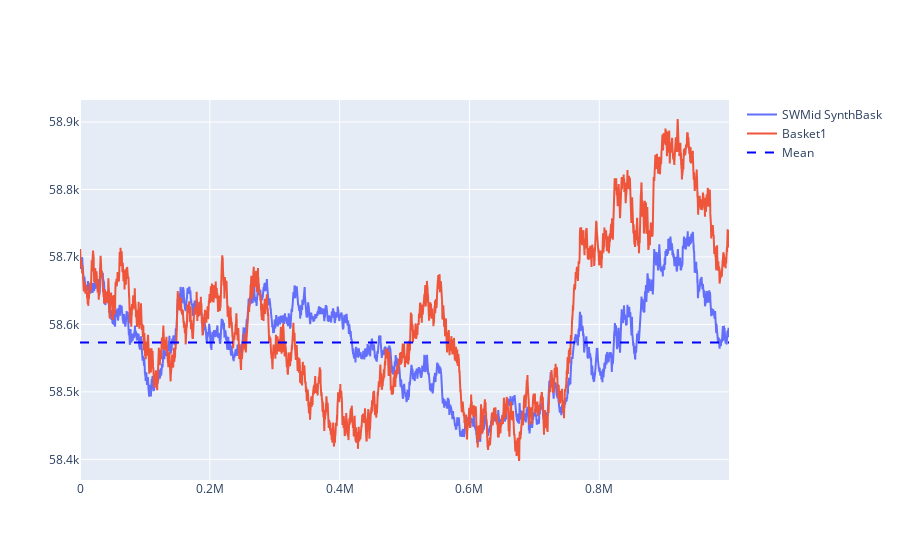

The cell this chart's notebook holds for it:
### Code cell


### Figure 1 — Plotly figure (JSON) as saved in the notebook; plotly's stock layout.template omitted (floating-point values rounded to 4 significant figures; data arrays with more than 128 entries replaced by an {"elided": "..."} marker saying what was removed)
{"data": [{"mode": "lines", "name": "SWMid SynthBask", "type": "scatter", "x": {"elided": "10000 int values"}, "y": {"elided": "10000 float values"}}, {"mode": "lines", "name": "Basket1", "type": "scatter", "x": {"elided": "10000 int values"}, "y": {"elided": "10000 float values"}}, {"line": {"color": "blue", "dash": "dash"}, "mode": "lines", "name": "Mean", "type": "scatter", "x": {"elided": "10000 int values"}, "y": {"elided": "10000 float values"}}], "layout": {}}
